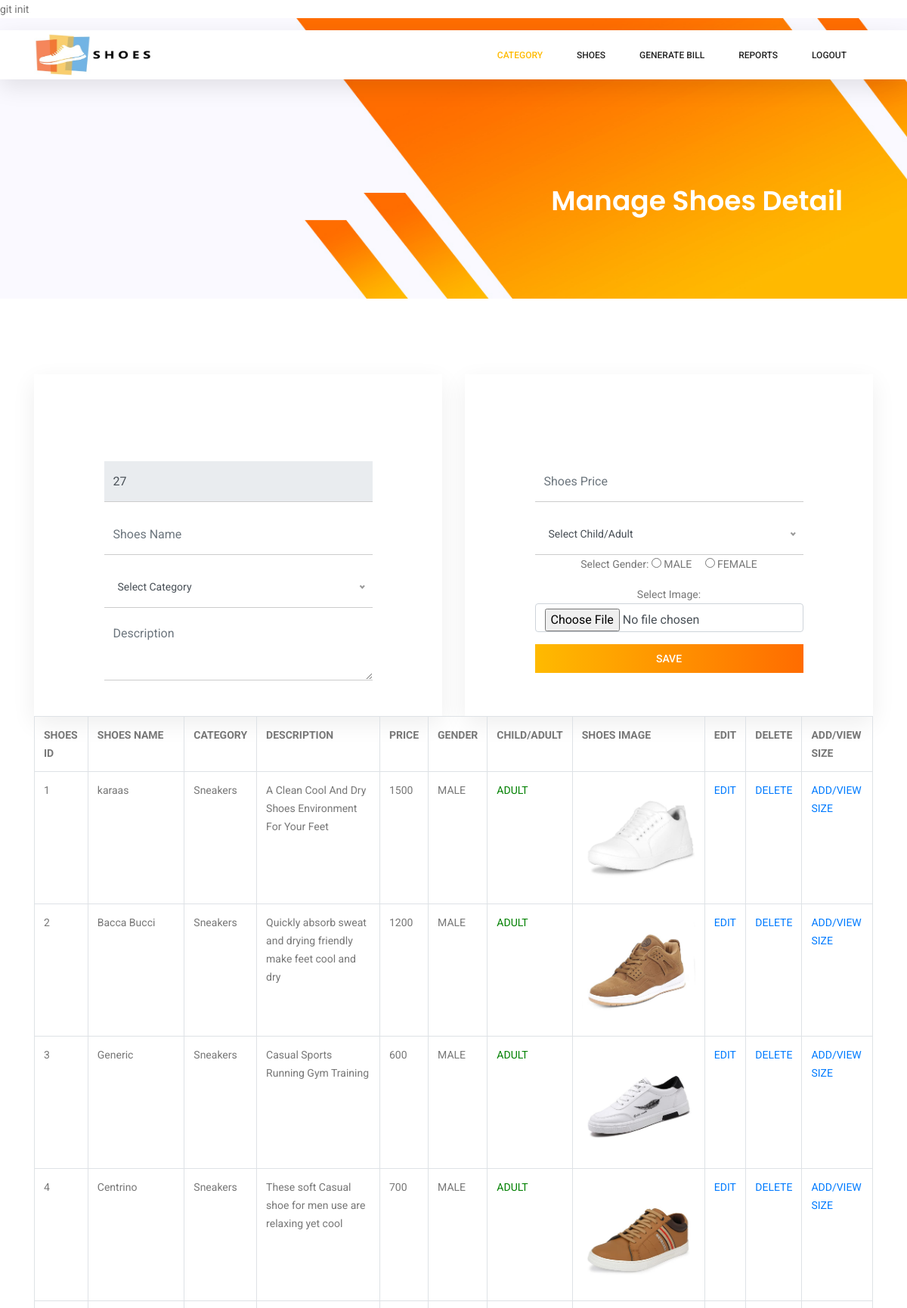
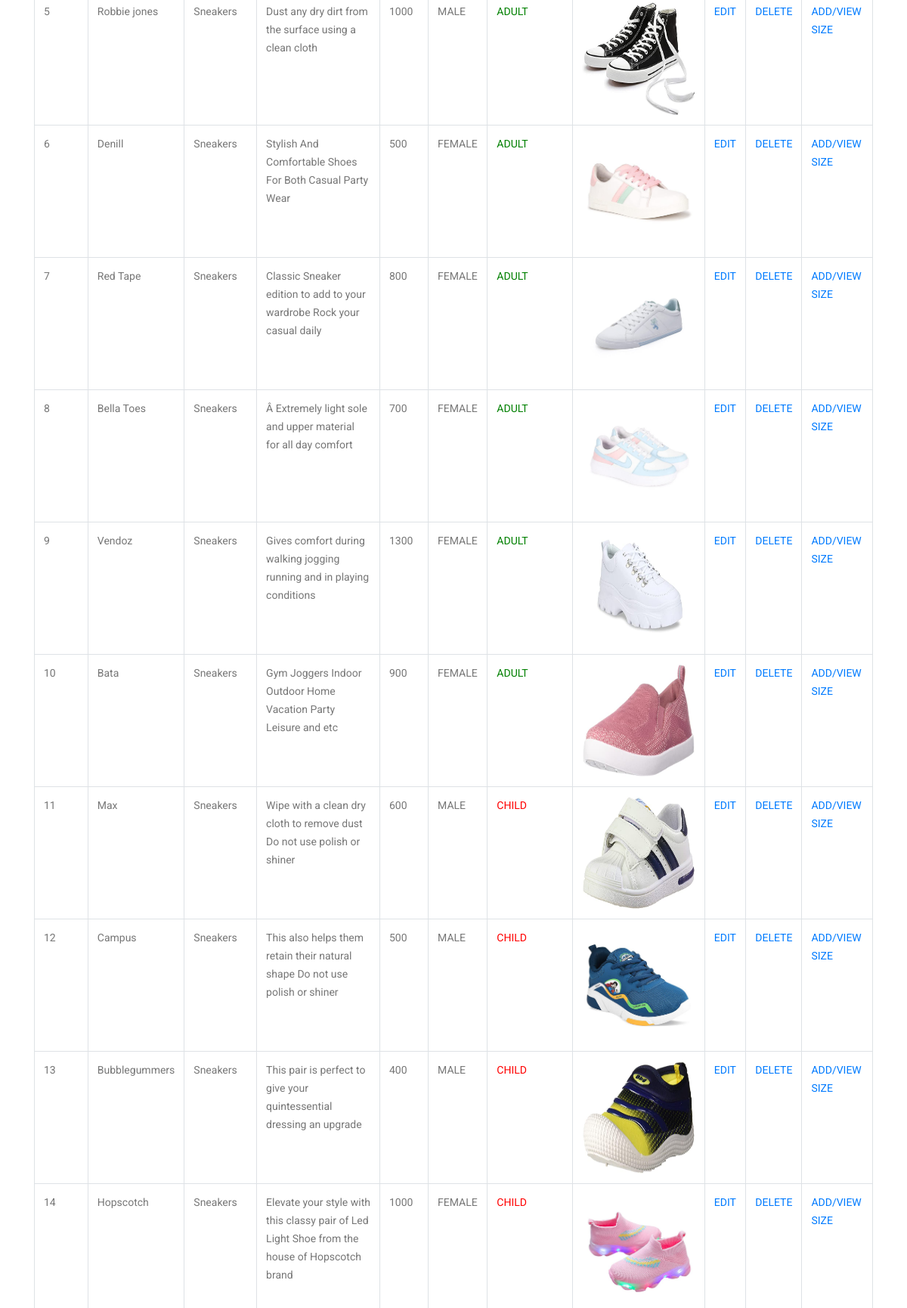
The app's page /admin_manage_shoes.php (upper part) with its own data (2 pictures, top to bottom).
### tables this page shows
CREATE TABLE IF NOT EXISTS `shoes_detail` (
  `shoes_id` int(10) NOT NULL,
  `shoes_name` varchar(50) NOT NULL,
  `cat_id` int(10) NOT NULL,
  `description` varchar(200) NOT NULL,
  `price` int(10) NOT NULL,
  `gender` varchar(8) NOT NULL,
  `child_adult` int(1) NOT NULL,
  `shoes_img` varchar(50) NOT NULL,
  PRIMARY KEY (`shoes_id`),
  KEY `cat_id` (`cat_id`)
);

CREATE TABLE IF NOT EXISTS `cat_master` (
  `cat_id` int(10) NOT NULL,
  `category` varchar(50) NOT NULL,
  PRIMARY KEY (`cat_id`)
);

### admin_manage_shoes.php (the view, shortened to what this page needs)
<?php
include("admin_header.php");
include("connect.php");
$res1=mysqli_query($conn,"select max(shoes_id) from shoes_detail");
$sid=0;
while($r1=mysqli_fetch_array($res1))
{
	$sid=$r1[0];
}
$sid++;
?>
	<section class="banner-area organic-breadcrumb">
		<div class="container">
			<div class="breadcrumb-banner d-flex flex-wrap align-items-center justify-content-end">
				<div class="col-first">
					<h1>Manage Shoes Detail</h1>
				</div>
			</div>
		</div>
	</section>
	<section class="login_box_area section_gap">
		<div class="container">
			<div class="row">
				<div class="col-lg-6">
					<div class="login_form_inner">
						<form class="row login_form" method="post" name="form1" enctype="multipart/form-data">
							<div class="col-md-12 form-group">
								<input type="text" class="form-control"  name="txtsid" placeholder="Shoes Id" value="<?php echo $sid; ?>" readonly>
							</div>
							<div class="col-md-12 form-group">
								<input type="text" class="form-control" name="txtname" placeholder="Shoes Name" value="<?php echo $name1; ?>">
							</div>
							<div class="col-md-12 form-group">
							</div>
							<div class="col-md-12 form-group">
								<textarea class="form-control"  name="txtdesc" placeholder="Description" ><?php echo $desc1; ?></textarea>
							</div>
							<div class="col-md-12 form-group">
							</div>
					</div>
				</div>
				<div class="col-lg-6">
					<div class="login_form_inner ">
							<div class="login_form">
							<div class="col-md-12 form-group">
								<input type="number" class="form-control"  name="txtprice" placeholder="Shoes Price" value="<?php echo $price1; ?>">
							</div>
							<div class="col-md-12 form-group">
							</div>
							<div class="col-md-12 form-group mb-3">
							</div>
							<div class="col-md-12 form-group ">
								Select Gender: <input type="radio" name="gender" value="MALE" <?php if($gender1=="MALE"){ echo "checked"; } ?>> MALE &nbsp;&nbsp;&nbsp;
								<input type="radio" name="gender" value="FEMALE" <?php if($gender1=="FEMALE"){ echo "checked"; } ?>> FEMALE
							</div>
							<div class="col-md-12 form-group">
							Select Image:
								<input type="file" class="form-control"  name="txtimg" id="txtimg">
							</div>
							<div class="col-md-12 form-group">
							<?php
							if(isset($_REQUEST['esid']))
							{
							?>
								<img src="<?php echo $simg1; ?>" style="width:250px; height:150px;" >
								<br/>				<br/>
								<button type="submit" name="btnupdate" class="primary-btn" onclick="return update_validation();">UPDATE</button>
							<?php
							}else{
							?>
								<button type="submit" name="btnsave" class="primary-btn" onclick="return validation();">SAVE</button>
							<?php
							}
							?>
							</div>
							<div class="col-md-12 form-group">
							</div>
							</div>
					</div>
				</div>
				<div class="col-lg-12">
					<div class="">
						<?php
						$qur1=mysqli_query($conn,"select * from shoes_detail");
						if(mysqli_num_rows($qur1)>0)
						{
							echo "<table class='table table-bordered'>
									<tr>
										<th>SHOES ID</th>
										<th>SHOES NAME</th>
										<th>CATEGORY</th>
										<th>DESCRIPTION</th>
										<th>PRICE</th>
										<th>GENDER</th>
										<th>CHILD/ADULT</th>
										<th>SHOES IMAGE</th>
										<th>EDIT</th>
										<th>DELETE</th>
										<th>ADD/VIEW SIZE</th>
									</tr>";
							while($q1=mysqli_fetch_array($qur1))
							{
								echo "<tr>";
								echo "<td>$q1[0]</td>";
								echo "<td>$q1[1]</td>";
								$qur2=mysqli_query($conn,"select * from cat_master where cat_id='$q1[2]'");
								$q2=mysqli_fetch_array($qur2);
								echo "<td>$q2[1]</td>";
								echo "<td>$q1[3]</td>";
								echo "<td>$q1[4]</td>";
								echo "<td>$q1[5]</td>";
								if($q1[6]=="1")
								{
									echo "<td style='color:red;'>CHILD</td>";
								}else{
									echo "<td style='color:green;'>ADULT</td>";
								}
								echo "<td><img src='$q1[7]' style='width:150px; height:150px;'></td>";
								echo "<td><a href='admin_manage_shoes.php?esid=$q1[0]'>EDIT</a></td>";
								echo "<td><a href='admin_manage_shoes.php?dsid=$q1[0]'>DELETE</a></td>";
								echo "<td><a href='admin_manage_size.php?sid=$q1[0]'>ADD/VIEW SIZE</a></td>";
								echo "</tr>";
							}
							echo "</table>";
						}else{
							echo "<h2>No Shoes Found</h2>";
						}
						?>
					</div>
				</div>
			</div>
		</div>
	</section>
<?php
include("footer.php")
?>

### records on screen
shoes_detail: shoes_id "1", shoes_name "karaas", cat.category "Sneakers", description "A Clean Cool And Dry Shoes Environment For Your Feet", price "1500", gender "MALE", child_adult "ADULT", shoes_img (picture)
shoes_detail: shoes_id "2", shoes_name "Bacca Bucci", cat.category "Sneakers", description "Quickly absorb sweat and drying friendly make feet cool and dry", price "1200", gender "MALE", child_adult "ADULT", shoes_img (picture)
shoes_detail: shoes_id "3", shoes_name "Generic", cat.category "Sneakers", description "Casual Sports Running Gym Training", price "600", gender "MALE", child_adult "ADULT", shoes_img (picture)
shoes_detail: shoes_id "4", shoes_name "Centrino", cat.category "Sneakers", description "These soft Casual shoe for men use are relaxing yet cool", price "700", gender "MALE", child_adult "ADULT", shoes_img (picture)
shoes_detail: shoes_id "5", shoes_name "Robbie jones", cat.category "Sneakers", description "Dust any dry dirt from the surface using a clean cloth", price "1000", gender "MALE", child_adult "ADULT", shoes_img (picture)
shoes_detail: shoes_id "6", shoes_name "Denill", cat.category "Sneakers", description "Stylish And Comfortable Shoes For Both Casual Party Wear", price "500", gender "FEMALE", child_adult "ADULT", shoes_img (picture)
shoes_detail: shoes_id "7", shoes_name "Red Tape", cat.category "Sneakers", description "Classic Sneaker edition to add to your wardrobe Rock your casual daily", price "800", gender "FEMALE", child_adult "ADULT", shoes_img (picture)
shoes_detail: shoes_id "8", shoes_name "Bella Toes", cat.category "Sneakers", description "Â Extremely light sole and upper material for all day comfort", price "700", gender "FEMALE", child_adult "ADULT", shoes_img (picture)
shoes_detail: shoes_id "9", shoes_name "Vendoz", cat.category "Sneakers", description "Gives comfort during walking jogging running and in playing conditions", price "1300", gender "FEMALE", child_adult "ADULT", shoes_img (picture)
shoes_detail: shoes_id "10", shoes_name "Bata", cat.category "Sneakers", description "Gym Joggers Indoor Outdoor Home Vacation Party Leisure and etc", price "900", gender "FEMALE", child_adult "ADULT", shoes_img (picture)
shoes_detail: shoes_id "11", shoes_name "Max", cat.category "Sneakers", description "Wipe with a clean dry cloth to remove dust Do not use polish or shiner", price "600", gender "MALE", child_adult "CHILD", shoes_img (picture)
shoes_detail: shoes_id "12", shoes_name "Campus", cat.category "Sneakers", description "This also helps them retain their natural shape Do not use polish or shiner", price "500", gender "MALE", child_adult "CHILD", shoes_img (picture)
shoes_detail: shoes_id "13", shoes_name "Bubblegummers", cat.category "Sneakers", description "This pair is perfect to give your quintessential dressing an upgrade", price "400", gender "MALE", child_adult "CHILD", shoes_img (picture)
shoes_detail: shoes_id "14", shoes_name "Hopscotch", cat.category "Sneakers", description "Elevate your style with this classy pair of Led Light Shoe from the house of Hopscotch brand", price "1000", gender "FEMALE", child_adult "CHILD", shoes_img (picture)
